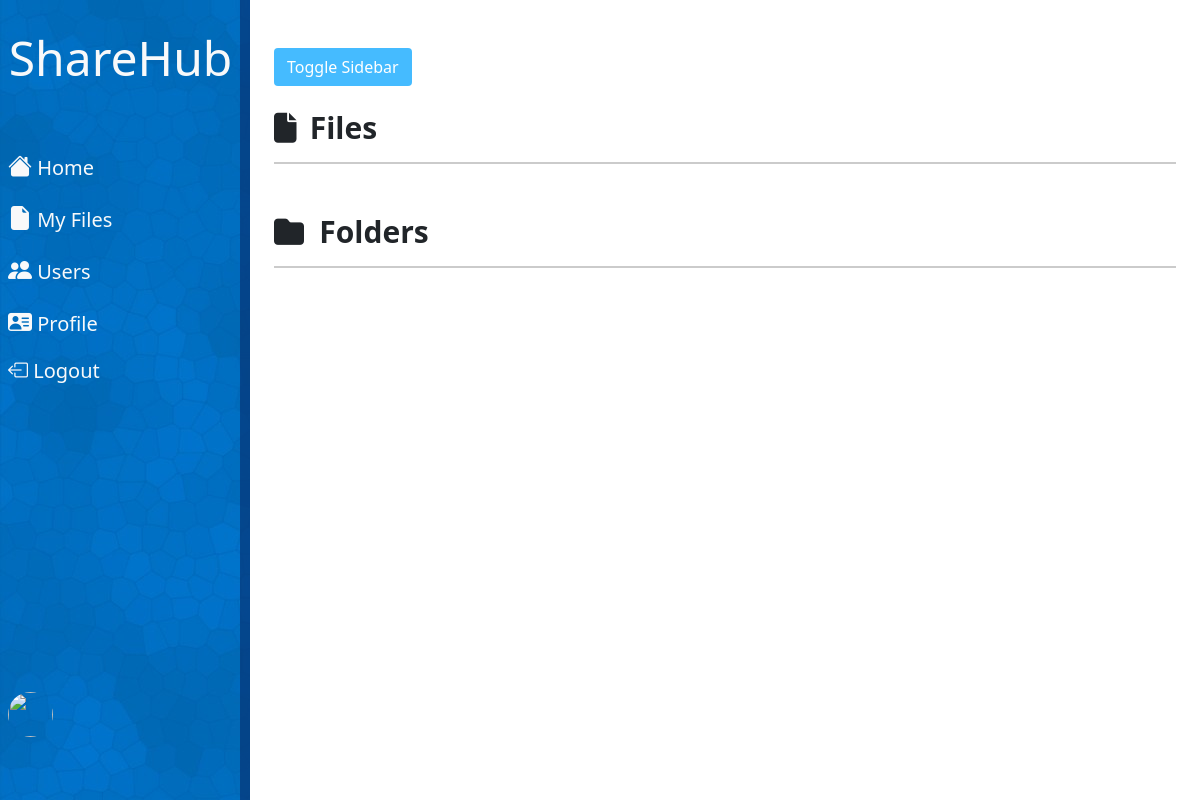
Page /all_users/1 on the earlier database version.
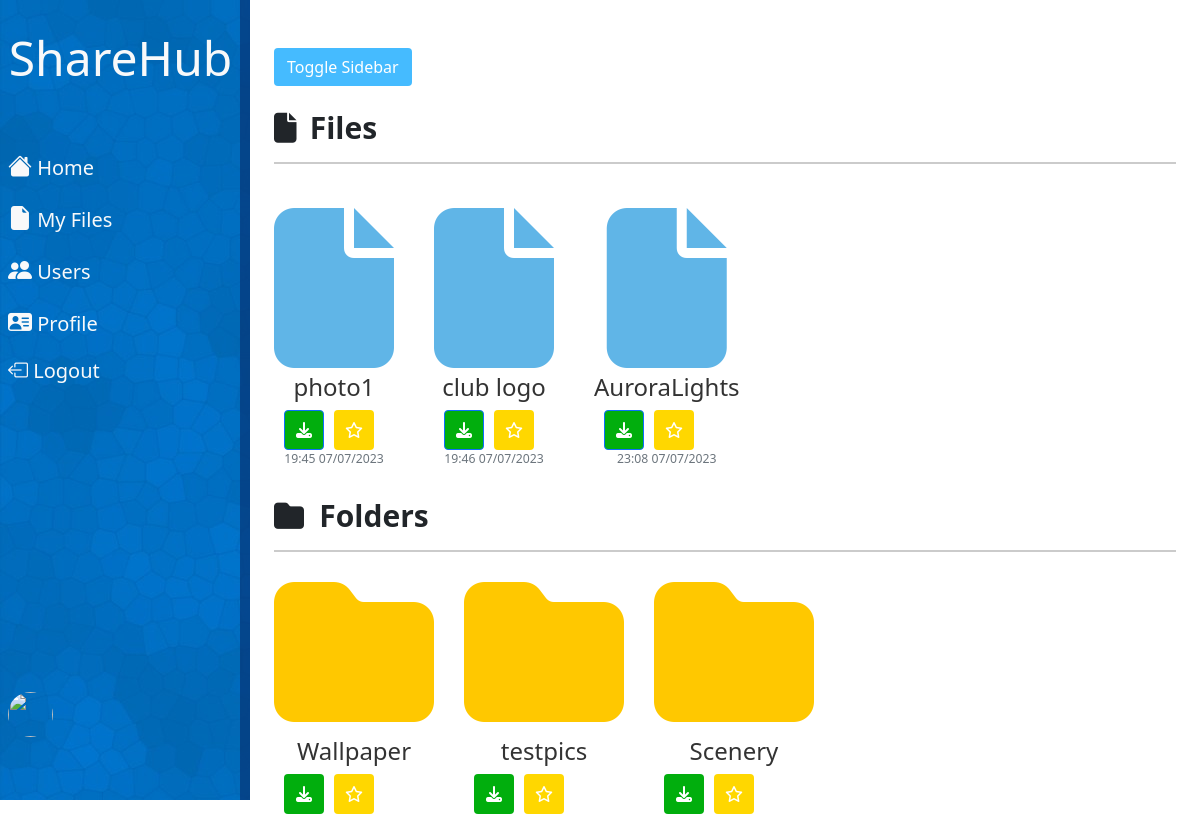
Same page on the later database version.
### root/models.py (models this page shows, shortened)
class AllFiles(models.Model):
    owner= models.ForeignKey(User, on_delete=models.CASCADE)
    title= models.CharField(max_length=100)
    file=models.FileField(upload_to='all_files/', default='')
    created_at=models.DateTimeField(auto_now_add=True,)
    folder = models.ForeignKey(Folder, on_delete=models.CASCADE, null=True, blank=True)
    is_favorite = models.ManyToManyField(User,related_name='favorite_files')
    is_private = models.BooleanField(default=False)

class Folder(models.Model):
    name = models.CharField(max_length=255)
    user = models.ForeignKey(User, on_delete=models.CASCADE)
    parent_folder = models.ForeignKey('self', on_delete=models.CASCADE, null=True, blank=True)
    is_favorite = models.ManyToManyField(User,related_name='favorite_folders')
    is_private = models.BooleanField(default=False)

### root/views.py (the view)
# urls.py: path('all_users/<int:user_id>', MyFileFolderView.as_view(template_name='root/home_base.html'),name='user_repo'),
class MyFileFolderView(TemplateView):
    template_name = 'root/all_files.html'
    def get_context_data(self, **kwargs):
        context = super().get_context_data(**kwargs)
        folder_id=None
        folder_id = self.kwargs.get('parent_folder_id')
        folderuser=None
        logged_user=None
        logged_user=self.kwargs.get('user_id')
        if logged_user:
            logged_user=self.kwargs.get('user_id')
        elif folder_id:
            folderuser=Folder.objects.get(id=folder_id)
            logged_user=folderuser.user
        else:
            logged_user=self.request.user
        if folder_id:
            files = AllFiles.objects.filter(owner=logged_user,folder=folder_id)
        else:
            files = AllFiles.objects.filter(owner=logged_user, folder=None)
        if folder_id:
            folders = Folder.objects.filter(user=logged_user, parent_folder=folder_id)
        else:
            folders = Folder.objects.filter(user=logged_user, parent_folder=None)
        context['files'] = files
        context['folders'] = folders
        context['folderuser']=logged_user
        return context

### root/templates/root/home_base.html (shortened to what this page needs)
{% extends "root/base.html" %}
{% load crispy_forms_tags %}
{% load custom_filters %}
{% block content %}
<h2 class="section-title">
    <i class="fa-solid fa-file" style="font-size: 30px; margin-right: 7px;"></i>
    <span style="font-size: 30px;">Files</span></h2>
<hr class="section-line">
<div class="file-section">
  {% for post in files %}
  <article class="media content-section">
    <div class="media-body">
        <a class="article-title" href="{{ file.file.url }}" target="_blank"
         style="text-decoration: none; color: #333; display: flex; flex-direction: column; align-items: center;">
         <i class="fa-solid fa-file fa-10x" style="color: #60b5e7;"></i>
            <h4 style="margin-top: 5px;">{{ post.title }}</h4>
          </a>
          <div class="button-row">
            <a href="{% url 'download_file' post.file.path %}" class="btn btn-primary square-button" style="background-color: #01ae0d;">
              <i class="fa-solid fa-download"></i>
            </a>
              {% if request.user in post.is_favorite.all %}
                {% with favorite_class='favpurple' %}
                  <a href="{% url 'toggle_favorite' 'File' post.id %}" class="btn btn-primary favorite-button square-button {{ favorite_class }}">
                    <i class="bi bi-star-fill"></i>
                  </a>
                {% endwith %}
              {% else %}
                {% with favorite_class='favpurple' %}
                  <a href="{% url 'toggle_favorite' 'File' post.id %}" class="btn btn-primary favorite-button square-button {{ favorite_class }}">
                    <i class="fa-regular fa-star"></i>
                  </a>
                {% endwith %}
              {% endif %}
            </div>
      <div class="article-metadata">
        <small class="text-muted d-flex justify-content-center">
            {{ post.created_at|date:"H:i d/m/Y" }}
        </small>
      </div>
    </div>
  </article>
  {% endfor %}
</div>
<h2 class="section-title">
    <i class='fa fa-folder blue-color'
    style="margin-right: 9px; font-size: 30px;"></i>
    <span style="font-size: 30px;">Folders</span></h2>
<hr class="section-line">
<div class="folder-section">
  {% for post in folders %}
  <article class="media content-section">
    <div class="media-body">
        <a class="article-title" href="{% url 'subfolder' post.id %}" style="text-decoration: none; color: #333; display: flex; flex-direction: column; align-items: center;">
            <i class="fas fa-folder fa-10x" style="color: #ffc800;"></i>
            <h4 style="margin-top: 5px;">{{ post.name }}</h4>
          </a>
          <div class="button-row">
            <a href="{% url 'download_folder' post.id %}" class="btn btn-primary square-button " style=" background-color: #01ae0d;
            border: none;">
              <i class="fa-solid fa-download"></i>
            </a>
            {% if request.user in post.is_favorite.all %}
                {% with favorite_class='favpurple' %}
                  <a href="{% url 'toggle_favorite' 'Folder' post.id %}" class="btn btn-primary favorite-button square-button {{ favorite_class }}">
                    <i class="bi bi-star-fill"></i>
                  </a>
                {% endwith %}
              {% else %}
                {% with favorite_class='favpurple' %}
                  <a href="{% url 'toggle_favorite' 'Folder' post.id %}" class="btn btn-primary favorite-button square-button {{ favorite_class }}">
                    <i class="fa-regular fa-star"></i>
                  </a>
                {% endwith %}
              {% endif %}
          </div>
    </div>
  </article>
  {% endfor %}
</div>
{% endblock content %}

### root/templates/root/base.html (shortened to what this page needs)
{%load static%}
<!DOCTYPE html>
<html lang="en">
  <head>
    <link rel="stylesheet" href="https://cdn.jsdelivr.net/npm/bootstrap-icons@1.10.5/font/bootstrap-icons.css">
    <link
      rel="stylesheet"
      href="https://stackpath.bootstrapcdn.com/bootstrap/5.0.0-alpha2/css/bootstrap.min.css"
    />
    <link rel="stylesheet" href="https://maxcdn.bootstrapcdn.com/font-awesome/4.4.0/css/font-awesome.min.css">
    <link rel='stylesheet' href='https://cdnjs.cloudflare.com/ajax/libs/font-awesome/4.7.0/css/font-awesome.min.css'>
    <link
      rel="stylesheet"
      type="text/css"
      href="{% static 'root/home.css' %}"
    />
  </head>
  <body>
    <nav
      class="navbar navbar-expand d-flex flex-column align-item-start active-nav"
      id="sidebar"
    >
      <a href="#" class="navbar-brand text-light mt-3">
        <div class="display-5 font-weight-bold"> ShareHub</div>
      </a>
      <ul class="navbar-nav d-flex flex-column mt-5 w-100">
        <li class="nav-item w-100">
          <a href="{% url 'home'%}" class="{% if request.path == '/home/' %} active_tab{% endif %} nav-link text-light pl-4"><i class="fs-4 bi-house-fill"></i>  Home</a>
        </li>
        <li class="nav-item w-100">
          <a href="{% url 'all_files'%}" class="{% if request.path == '/my_files/' %} active_tab{% endif %} nav-link text-light pl-4"
            ><i class="sidebar_list fs-4 bi-file-earmark-fill"></i>  My Files</a
          >
        </li>
        <li class="nav-item w-100">
          <a href="{% url 'all_users'%}" class="{% if request.path == '/all_users/' %} active_tab{% endif %}  nav-link text-light pl-4"
            ><i class="sidebar_list fs-4 bi-people-fill"></i> Users</a
          >
        </li>
        <li class="nav-item w-100">
          <a href="{% url 'profile'%}" class="{% if request.path == '/profile/' %} active_tab{% endif %} nav-link text-light pl-4"
            ><i class="sidebar_list fs-4 bi-person-vcard-fill"></i> Profile</a
          >
        </li>
        <li class="nav-item w-100">
          <a href="{% url 'logout'%}" class="nav-link text-light pl-4"
            ><i class="bi bi-box-arrow-left"></i> Logout</a
          >
        </li>
        <li class="nav-item profile_img w-100">
          <a href="{% url 'profile'%}" class="nav-link text-light pl-5"
            ><img src={{user.profile.image.url}} alt="profile Pic" width="45" height="45" class="rounded-circle"> {{user.username}}</a
          >
        </li>
      </ul>
    </nav>
    <section class="p-4 my-container active-cont">
      <button class="btn my-4" id="menu-btn">Toggle Sidebar</button>
       {% block content %}{% endblock %}
    </section>
  </body>
</html>

### root/static/root/home.css (style rules this page uses)
* { margin: 0; padding: 0; box-sizing: border-box; }
body { min-height: 100vh; background-color: #fff; }
.navbar { width: 250px; height: 100vh; position: fixed; margin-left: -300px; background-image: url("landing_page_bg.jpg"); transition: 0.4s; border-right: 10px solid rgba(7, 51, 116, 0.677); }
.nav-link { font-size: 1.25em; }
.my-container { transition: 0.4s; }
.active-nav { margin-left: 0; }
.active-cont { margin-left: 250px; }
#menu-btn { background-color: #45bbff; color: #fff; }
.favpurple { background-color: #FFD700; border: none; }
.file-section { display: flex; flex-wrap: wrap; gap: 40px; margin-bottom: 30px; }
.folder-section { display: flex; flex-wrap: wrap; gap: 30px; }
.section-title { font-size: 24px; font-weight: bold; margin-bottom: 10px; }
.section-line { border: none; border-top: 2px solid #333; margin-bottom: 20px; }
.article-metadata { margin-top: 0px; font-size: 14px; color: #999; }
.square-button { display: flex; align-items: center; justify-content: center; width: 40px; height: 40px; padding: 0; }
.button-row { display: flex; gap: 10px; }
.profile_img { margin-top: 290px; }
.navbar-brand { margin-left: 17px; }

Differences in the rows shown:
added AllFiles: title "photo1", created_at "19:45 07/07/2023"
added AllFiles: title "club logo", created_at "19:46 07/07/2023"
now on this page (row edited): AllFiles: title "AuroraLights", created_at "23:08 07/07/2023"
now on this page (row edited): Folder: name "Wallpaper"
now on this page (row edited): Folder: name "testpics"
added Folder: name "Scenery"
